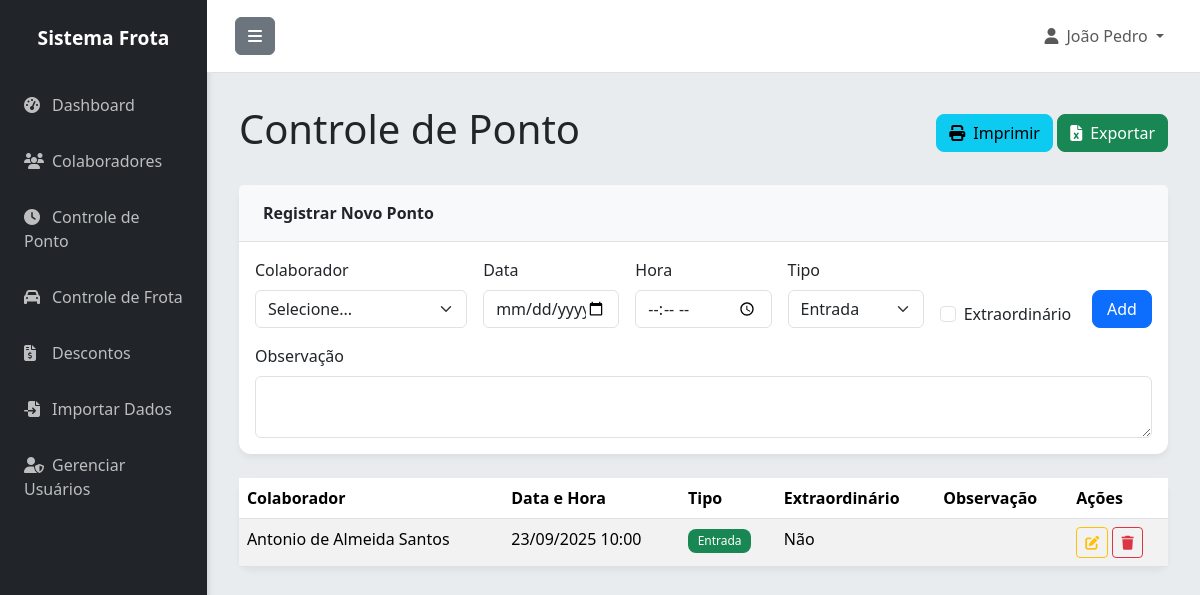
The page /pontos (signed in) on the database as committed earlier.
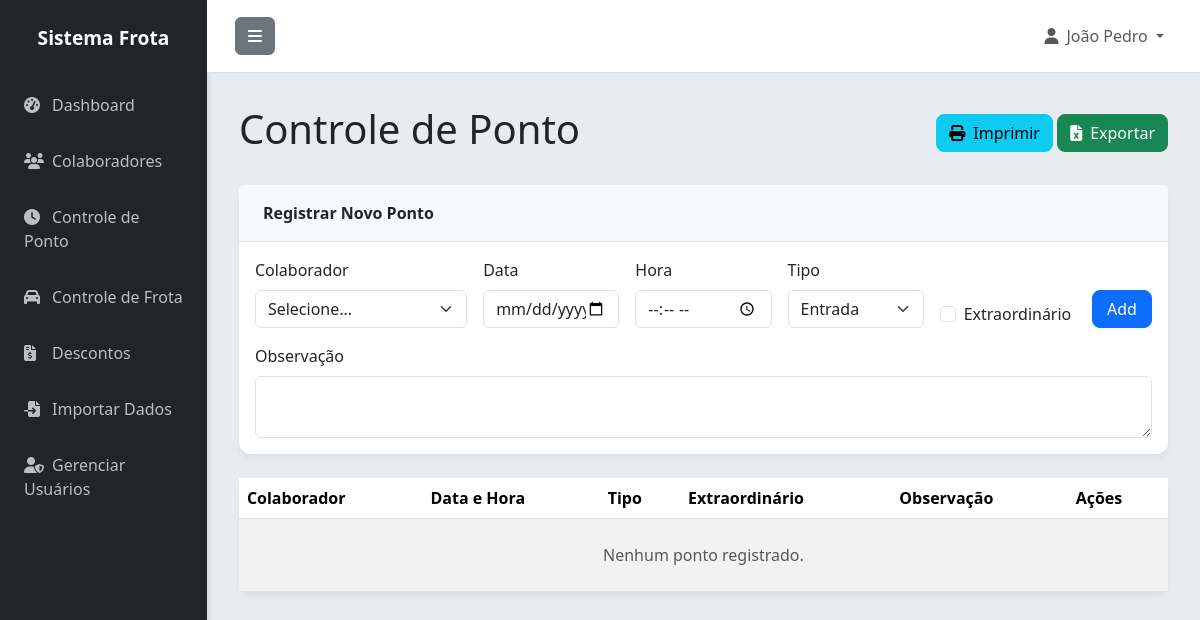
The same page on the database as committed later.
### app.py (models this page shows)
class Ponto(db.Model):
    id = db.Column(db.Integer, primary_key=True)
    colaborador_id = db.Column(db.Integer, db.ForeignKey('colaborador.id'), nullable=False)
    data_hora = db.Column(db.DateTime, nullable=False)
    tipo = db.Column(db.String(10), nullable=False)  # entrada ou saida
    observacao = db.Column(db.Text)
    extraordinario = db.Column(db.Boolean, default=False)
    criado_em = db.Column(db.DateTime, default=datetime.utcnow)

class Colaborador(db.Model):
    id = db.Column(db.Integer, primary_key=True)
    nome = db.Column(db.String(100), nullable=False)
    matricula = db.Column(db.String(50), unique=True, nullable=False)
    cpf = db.Column(db.String(14), unique=True)
    telefone = db.Column(db.String(20))
    email = db.Column(db.String(120))
    veiculo_vinculado = db.Column(db.String(20))
    ativo = db.Column(db.Boolean, default=True)
    criado_em = db.Column(db.DateTime, default=datetime.utcnow)
    pontos = db.relationship('Ponto', backref='colaborador', lazy=True, cascade='all, delete-orphan')
    frotas = db.relationship('Frota', backref='motorista_obj', lazy=True)
    descontos = db.relationship('Desconto', backref='colaborador', lazy=True)

### app.py (the view)
@app.route('/pontos')
@login_required
def pontos():
    pontos = Ponto.query.order_by(Ponto.data_hora.desc()).all()
    colaboradores = Colaborador.query.filter_by(ativo=True).all()
    return render_template('pontos.html', pontos=pontos, colaboradores=colaboradores)

### app.py (called while the page is built, shortened)
@login_manager.user_loader
def load_user(user_id):
    return Usuario.query.get(int(user_id))

@app.before_request
def create_tables():
    db.create_all()

### templates/pontos.html (shortened to what the changed rows need)
{% extends "base.html" %}
{% block content %}
<div class="d-flex justify-content-between align-items-center mb-4">
    <h1 class="fw-light">Controle de Ponto</h1>
</div>
<div class="card">
    <div class="card-body p-0">
        <div class="table-responsive">
            <table class="table table-striped table-hover mb-0">
                <thead class="bg-light">
                    <tr>
                        <th scope="col">Colaborador</th>
                        <th scope="col">Data e Hora</th>
                        <th scope="col">Tipo</th>
                        <th scope="col">Extraordinário</th>
                        <th scope="col">Observação</th>
                        <th scope="col">Ações</th>
                    </tr>
                </thead>
                <tbody>
                    {% for ponto in pontos %}
                    <tr>
                        <td>{{ ponto.colaborador.nome }}</td>
                        <td>{{ ponto.data_hora.strftime('%d/%m/%Y %H:%M') }}</td>
                        <td>
                            {% if ponto.tipo == 'entrada' %}
                                <span class="badge bg-success">Entrada</span>
                            {% else %}
                                <span class="badge bg-danger">Saída</span>
                            {% endif %}
                        </td>
                        <td>
                            {% if ponto.extraordinario %}
                                <span class="badge bg-warning">Sim</span>
                            {% else %}
                                <span>Não</span>
                            {% endif %}
                        </td>
                        <td>{{ ponto.observacao }}</td>
                        <td>
                            <a href="{{ url_for('editar_ponto', id=ponto.id) }}" class="btn btn-sm btn-outline-warning" title="Editar"><i class="fas fa-edit"></i></a>
                            <a href="{{ url_for('excluir_ponto', id=ponto.id) }}" class="btn btn-sm btn-outline-danger" title="Excluir" onclick="return confirm('Tem certeza que deseja excluir este registro?')"><i class="fas fa-trash"></i></a>
                        </td>
                    </tr>
                    {% else %}
                    <tr>
                        <td colspan="6" class="text-center text-muted py-4">Nenhum ponto registrado.</td>
                    </tr>
                    {% endfor %}
                </tbody>
            </table>
        </div>
    </div>
</div>
{% endblock %}

Rows that differ between the two databases and show on the page:
removed Ponto: colaborador.nome "Antonio de Almeida Santos", data_hora "23/09/2025 10:00", tipo "Entrada", extraordinario "Não"
Other text that changed with them:
text now shown: "Nenhum ponto registrado."
